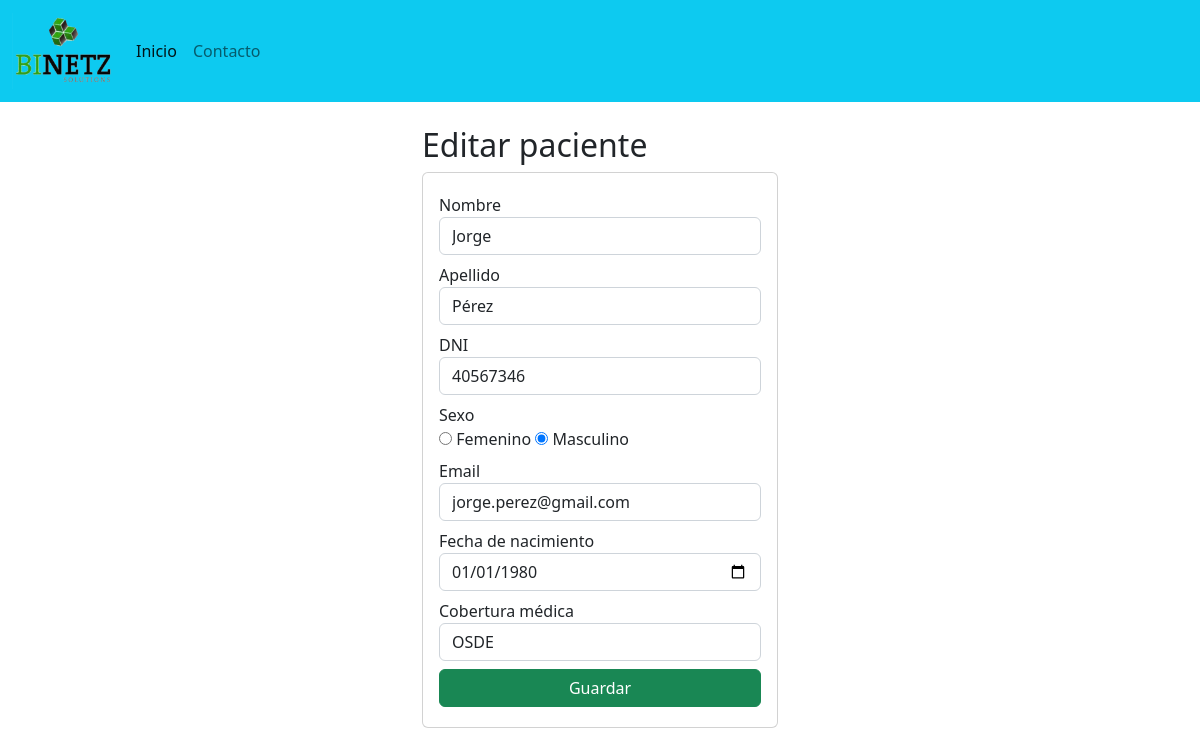
Page /editar-paciente/1/ on the committed database.
### patients/models.py (models this page shows, shortened)
class Patient(models.Model):
    nombre = models.CharField(max_length=50)
    apellido = models.CharField(max_length=50)
    dni = models.PositiveIntegerField()
    email = models.EmailField(max_length=100)
    fecha_de_nacimiento = models.DateField()
    SEXOS = (
        ('M', 'Masculino'),
        ('F', 'Femenino'),
    )
    sexo = models.CharField(max_length=1, choices=SEXOS)
    cobertura_medica = models.CharField('cobertura médica', max_length=50)
    class Meta:
        db_table = 'patient'

### patients/views.py (the view)
# urls.py: path('editar-paciente/<int:pk>/', views.edit_patient),
def edit_patient(request, pk):
    patient_to_edit = Patient.objects.get(id=pk)
    patient_to_edit.fecha_de_nacimiento = patient_to_edit.fecha_de_nacimiento.strftime('%Y-%m-%d')
    return render(request, 'patients/edit_patient.html', {'patient': patient_to_edit})

### patients/templates/patients/edit_patient.html (shortened to what this page needs)
{% extends './base.html' %}
{% block body %}
<div class="row">
    <div class="col-md-4 offset-md-4">
        <h2>Editar paciente</h2>
        <div class="card">
            <div class="card-body">
                <form action="/procesar-edicion/{{patient.id}}" method="POST">
                    <div class="form-group py-1">
                        <label for="nombre">Nombre</label>
                        <input
                            type="text"
                            id="nombre"
                            name="nombre"
                            value="{{patient.nombre}}"
                            class="form-control"
                            placeholder="Nombre"
                            required
                        />
                    </div>
                    <div class="form-group py-1">
                        <label for="apellido">Apellido</label>
                        <input
                            type="text"
                            id="apellido"
                            name="apellido"
                            value="{{patient.apellido}}"
                            class="form-control"
                            placeholder="Apellido"
                            required
                        />
                    </div>
                    <div class="form-group py-1">
                        <label for="dni">DNI</label>
                        <input
                            type="text"
                            id="dni"
                            name="dni"
                            value="{{patient.dni}}"
                            class="form-control"
                            placeholder="DNI"
                            required
                        />
                    </div>
                    <div class="form-group py-1">
                        <div>
                            <label for="sexo">Sexo</label>
                        </div>
                        <input
                            type="radio"
                            id="femenino"
                            value="F"
                            name="sexo"
                            required
                        />
                        <label for="femenino">Femenino</label>
                        <input
                            type="radio"
                            id="masculino"
                            value="M"
                            name="sexo"
                            required
                            {% if patient.sexo == 'M' %}
                            checked="checked"
                            {% endif %}
                        />
                        <label for="masculino">Masculino</label>
                    </div>
                    <div class="form-group py-1">
                        <label for="email">Email</label>
                        <input
                            type="text"
                            id="email"
                            name="email"
                            value="{{patient.email}}"
                            class="form-control"
                            placeholder="Email"
                            required
                        />
                    </div>
                    <div class="form-group py-1">
                        <label for="fecha_de_nacimiento">Fecha de nacimiento</label>
                        <input
                            type="date"
                            id="fecha_de_nacimiento"
                            name="fecha_de_nacimiento"
                            value="{{patient.fecha_de_nacimiento}}"
                            class="form-control"
                            required
                        />
                    </div>
                    <div class="form-group py-1">
                        <label for="cobertura_medica">Cobertura médica</label>
                        <input
                            type="text"
                            id="cobertura_medica"
                            name="cobertura_medica"
                            value="{{patient.cobertura_medica}}"
                            class="form-control"
                            placeholder="Cobertura médica"
                            required
                        />
                    </div>
                    <div class="form-group py-1 d-grid gap-2">
                        <button type="submit" class="btn btn-success">
                            Guardar
                        </button>
                    </div>
                </form>
            </div>
        </div>
    </div>
</div>
{% endblock %}

### rows in the picture
Patient: nombre "Jorge", apellido "Pérez", dni "40567346", sexo "☐ Femenino", sexo "☑ Masculino", email "jorge.perez@gmail.com", fecha_de_nacimiento "01/01/1980", cobertura_medica "OSDE"
